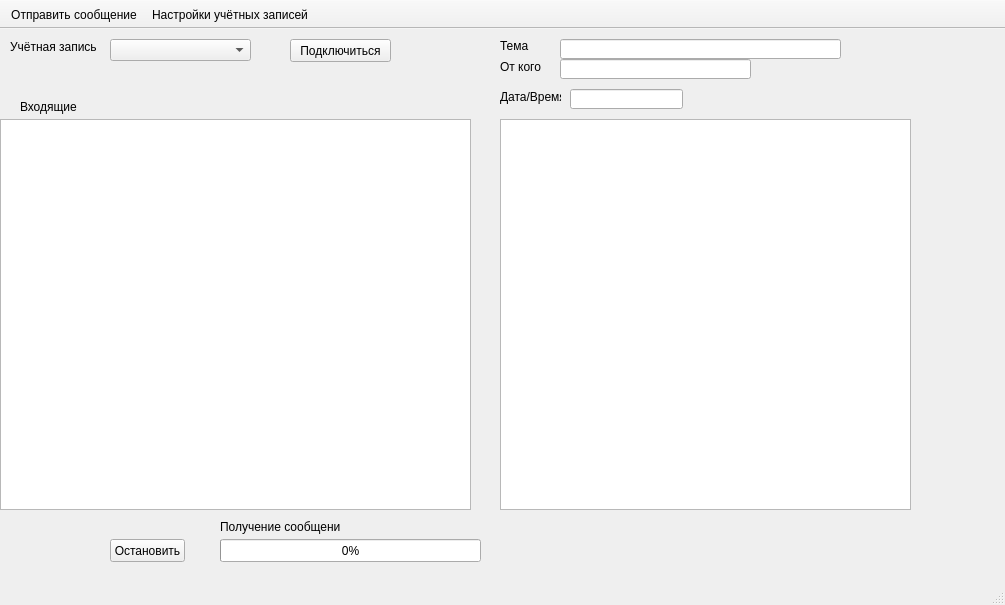
<?xml version="1.0" encoding="UTF-8"?>
<ui version="4.0">
 <class>MainWindow</class>
 <widget class="QMainWindow" name="MainWindow">
  <property name="geometry">
   <rect>
    <x>0</x>
    <y>0</y>
    <width>1005</width>
    <height>605</height>
   </rect>
  </property>
  <property name="windowTitle">
   <string>Почтовый клиент</string>
  </property>
  <widget class="QWidget" name="centralWidget">
   <widget class="QTableWidget" name="tableWidget">
    <property name="geometry">
     <rect>
      <x>0</x>
      <y>90</y>
      <width>471</width>
      <height>391</height>
     </rect>
    </property>
    <property name="showGrid">
     <bool>false</bool>
    </property>
   </widget>
   <widget class="QLabel" name="label">
    <property name="geometry">
     <rect>
      <x>500</x>
      <y>30</y>
      <width>47</width>
      <height>16</height>
     </rect>
    </property>
    <property name="text">
     <string>От кого</string>
    </property>
   </widget>
   <widget class="QLabel" name="label_2">
    <property name="geometry">
     <rect>
      <x>500</x>
      <y>10</y>
      <width>47</width>
      <height>13</height>
     </rect>
    </property>
    <property name="text">
     <string>Тема</string>
    </property>
   </widget>
   <widget class="QLineEdit" name="subject">
    <property name="geometry">
     <rect>
      <x>560</x>
      <y>10</y>
      <width>281</width>
      <height>20</height>
     </rect>
    </property>
   </widget>
   <widget class="QLineEdit" name="fromWho">
    <property name="geometry">
     <rect>
      <x>560</x>
      <y>30</y>
      <width>191</width>
      <height>20</height>
     </rect>
    </property>
   </widget>
   <widget class="QLabel" name="label_3">
    <property name="geometry">
     <rect>
      <x>500</x>
      <y>60</y>
      <width>61</width>
      <height>16</height>
     </rect>
    </property>
    <property name="text">
     <string>Дата/Время</string>
    </property>
   </widget>
   <widget class="QLineEdit" name="dateTime">
    <property name="geometry">
     <rect>
      <x>570</x>
      <y>60</y>
      <width>113</width>
      <height>20</height>
     </rect>
    </property>
   </widget>
   <widget class="QTextEdit" name="messField">
    <property name="geometry">
     <rect>
      <x>500</x>
      <y>90</y>
      <width>411</width>
      <height>391</height>
     </rect>
    </property>
   </widget>
   <widget class="QComboBox" name="accountSwitcher">
    <property name="geometry">
     <rect>
      <x>110</x>
      <y>10</y>
      <width>141</width>
      <height>22</height>
     </rect>
    </property>
    <property name="currentIndex">
     <number>-1</number>
    </property>
   </widget>
   <widget class="QLabel" name="label_4">
    <property name="geometry">
     <rect>
      <x>10</x>
      <y>10</y>
      <width>91</width>
      <height>16</height>
     </rect>
    </property>
    <property name="text">
     <string>Учётная запись</string>
    </property>
   </widget>
   <widget class="QLabel" name="label_5">
    <property name="geometry">
     <rect>
      <x>220</x>
      <y>490</y>
      <width>121</width>
      <height>16</height>
     </rect>
    </property>
    <property name="text">
     <string>Получение сообщений</string>
    </property>
   </widget>
   <widget class="QLabel" name="label_6">
    <property name="geometry">
     <rect>
      <x>20</x>
      <y>70</y>
      <width>121</width>
      <height>16</height>
     </rect>
    </property>
    <property name="text">
     <string>Входящие</string>
    </property>
   </widget>
   <widget class="QPushButton" name="connectTo">
    <property name="geometry">
     <rect>
      <x>290</x>
      <y>10</y>
      <width>101</width>
      <height>23</height>
     </rect>
    </property>
    <property name="text">
     <string>Подключиться</string>
    </property>
   </widget>
   <widget class="QPushButton" name="stopGetMess">
    <property name="geometry">
     <rect>
      <x>110</x>
      <y>510</y>
      <width>75</width>
      <height>23</height>
     </rect>
    </property>
    <property name="text">
     <string>Остановить</string>
    </property>
   </widget>
   <widget class="QProgressBar" name="progressBar">
    <property name="geometry">
     <rect>
      <x>220</x>
      <y>510</y>
      <width>261</width>
      <height>23</height>
     </rect>
    </property>
    <property name="value">
     <number>0</number>
    </property>
   </widget>
  </widget>
  <widget class="QMenuBar" name="menuBar">
   <property name="geometry">
    <rect>
     <x>0</x>
     <y>0</y>
     <width>1005</width>
     <height>21</height>
    </rect>
   </property>
  </widget>
  <widget class="QStatusBar" name="statusBar"/>
  <widget class="QToolBar" name="toolBar_2">
   <property name="windowTitle">
    <string>toolBar_2</string>
   </property>
   <property name="movable">
    <bool>false</bool>
   </property>
   <attribute name="toolBarArea">
    <enum>TopToolBarArea</enum>
   </attribute>
   <attribute name="toolBarBreak">
    <bool>false</bool>
   </attribute>
   <addaction name="sendEmailAction"/>
   <addaction name="settingsAction"/>
  </widget>
  <action name="inboxAction">
   <property name="text">
    <string>Входящие</string>
   </property>
  </action>
  <action name="sendEmailAction">
   <property name="text">
    <string>Отправить сообщение</string>
   </property>
  </action>
  <action name="settingsAction">
   <property name="text">
    <string>Настройки учётных записей</string>
   </property>
  </action>
 </widget>
 <layoutdefault spacing="6" margin="11"/>
 <resources/>
 <connections/>
</ui>
